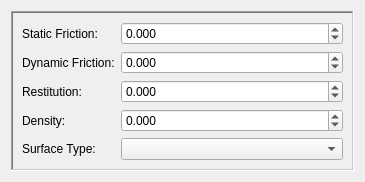
<?xml version="1.0" encoding="UTF-8"?>
<ui version="4.0">
 <class>WePhysicsMaterialEditorWindow</class>
 <widget class="QWidget" name="WePhysicsMaterialEditorWindow">
  <property name="geometry">
   <rect>
    <x>0</x>
    <y>0</y>
    <width>365</width>
    <height>166</height>
   </rect>
  </property>
  <property name="windowTitle">
   <string>Physics Material Editor</string>
  </property>
  <layout class="QVBoxLayout" name="verticalLayout_3">
   <item>
    <layout class="QHBoxLayout" name="horizontalLayout_2">
     <property name="bottomMargin">
      <number>0</number>
     </property>
     <item>
      <widget class="QFrame" name="frame">
       <property name="sizePolicy">
        <sizepolicy hsizetype="Preferred" vsizetype="Expanding">
         <horstretch>0</horstretch>
         <verstretch>0</verstretch>
        </sizepolicy>
       </property>
       <property name="minimumSize">
        <size>
         <width>0</width>
         <height>0</height>
        </size>
       </property>
       <property name="frameShape">
        <enum>QFrame::WinPanel</enum>
       </property>
       <property name="frameShadow">
        <enum>QFrame::Sunken</enum>
       </property>
       <property name="midLineWidth">
        <number>0</number>
       </property>
       <layout class="QFormLayout" name="formLayout">
        <item row="0" column="0">
         <widget class="QLabel" name="label_staticFriction">
          <property name="text">
           <string>Static Friction:</string>
          </property>
         </widget>
        </item>
        <item row="0" column="1">
         <widget class="QDoubleSpinBox" name="doubleSpinBox_staticFriction">
          <property name="decimals">
           <number>3</number>
          </property>
          <property name="minimum">
           <double>-10000000000000000000000.000000000000000</double>
          </property>
          <property name="maximum">
           <double>10000000000000000000000.000000000000000</double>
          </property>
          <property name="singleStep">
           <double>0.001000000000000</double>
          </property>
         </widget>
        </item>
        <item row="1" column="0">
         <widget class="QLabel" name="label_dynamicFriction">
          <property name="text">
           <string>Dynamic Friction:</string>
          </property>
         </widget>
        </item>
        <item row="1" column="1">
         <widget class="QDoubleSpinBox" name="doubleSpinBox_dynamicFriction">
          <property name="decimals">
           <number>3</number>
          </property>
          <property name="minimum">
           <double>-10000000000000000000000.000000000000000</double>
          </property>
          <property name="maximum">
           <double>10000000000000000000000.000000000000000</double>
          </property>
          <property name="singleStep">
           <double>0.001000000000000</double>
          </property>
         </widget>
        </item>
        <item row="2" column="0">
         <widget class="QLabel" name="label_restitution">
          <property name="text">
           <string>Restitution:</string>
          </property>
         </widget>
        </item>
        <item row="2" column="1">
         <widget class="QDoubleSpinBox" name="doubleSpinBox_restitution">
          <property name="decimals">
           <number>3</number>
          </property>
          <property name="minimum">
           <double>-10000000000000000000000.000000000000000</double>
          </property>
          <property name="maximum">
           <double>10000000000000000000000.000000000000000</double>
          </property>
          <property name="singleStep">
           <double>0.001000000000000</double>
          </property>
         </widget>
        </item>
        <item row="3" column="0">
         <widget class="QLabel" name="label_density">
          <property name="text">
           <string>Density:</string>
          </property>
         </widget>
        </item>
        <item row="3" column="1">
         <widget class="QDoubleSpinBox" name="doubleSpinBox_density">
          <property name="decimals">
           <number>3</number>
          </property>
          <property name="minimum">
           <double>-10000000000000000000000.000000000000000</double>
          </property>
          <property name="maximum">
           <double>10000000000000000000000.000000000000000</double>
          </property>
          <property name="singleStep">
           <double>0.001000000000000</double>
          </property>
          <property name="stepType">
           <enum>QAbstractSpinBox::DefaultStepType</enum>
          </property>
         </widget>
        </item>
        <item row="4" column="0">
         <widget class="QLabel" name="label_surfaceType">
          <property name="text">
           <string>Surface Type:</string>
          </property>
         </widget>
        </item>
        <item row="4" column="1">
         <widget class="QComboBox" name="comboBox_surfaceType"/>
        </item>
       </layout>
      </widget>
     </item>
    </layout>
   </item>
  </layout>
  <action name="actionReimport">
   <property name="enabled">
    <bool>true</bool>
   </property>
   <property name="text">
    <string>Reimport</string>
   </property>
   <property name="toolTip">
    <string>Reimport Asset</string>
   </property>
  </action>
 </widget>
 <resources/>
 <connections/>
</ui>
